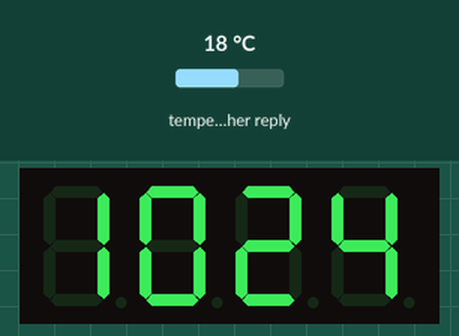
Bench run of a sketch on a simulated ESP8266 (NodeMCU). On the bench: 4-digit seven-segment display. The inputs (shaded band) are chosen by the test bench; at power-on: temperature in the weather reply 18 °C. WiFi joins after 1.5 s; servers stay silent unless stated; network time is answered at once with the bench clock; the local clock reads 2024-03-15 10:24:30 at power-on unless the sketch sets it; web services answer with replies made up by the test bench; what the sketch prints to the serial monitor is not drawn.

Above: at 1.8 s.

The sketch:

reloj_NTP_ESP8266.ino
```cpp
#include <ESP8266WiFi.h>
#include <WiFiClient.h>
#include <ESP8266HTTPClient.h>
#include <NTPClient.h>
#include <WiFiUDP.h>
#include <ArduinoJson.h>

#include "TM1637.h"
//#include <TM1637Display.h>


TM1637 tm1637(0, 2);              // CLK, DIO (D6, D5)
//TM1637Display display(0, 2);


#define NTP_OFFSET   0 * 60 * 60 // In seconds
#define NTP_INTERVAL 60 * 1000 // In miliseconds
#define NTP_ADDRESS  "es.pool.ntp.org"

#define brightness 4

#define JSON_BUFF_DIMENSION 2500

const int LED = 0;
char ssid[] = "Wireless-N";             //  your network SSID (name)
char pass[] = "z123456z";         // your network password
//char ssid[] = "WLAN_BF";             //  your network SSID (name)
//char pass[] = "Z404A03CF9CBF";         // your network password


byte hour, minute, second;
boolean point;
String hora;
String minuto;
const long timerUpdate = 60L;  //medio minuto
const long timer5seg = 20 ;    //5 seg
bool  flagUpdate = false;
bool flagUpdate5seg = false;
bool flag1hora = false;
bool tarea = false;
int valorH;
int valorM;
int temperatura;
String text;
const char server[] = "api.openweathermap.org";
int jsonend = 0;
boolean startJson = false;
int timezone;


// A UDP instance to let us send and receive packets over UDP
WiFiUDP ntpUDP;
NTPClient timeClient(ntpUDP, NTP_ADDRESS, NTP_OFFSET, NTP_INTERVAL);

WiFiClient client;


//************************************************************************************************
void TimingISR()
{
  static long cntTemp = 0L;
  static long cntT5seg = 0L;
  static long cntT1hora = 0L;


  //digitalWrite(LED_BUILTIN, !digitalRead(LED_BUILTIN));

  point = !point;

  if (++cntT1hora > 7200 )  //7200
  {
    flag1hora = true;

    cntT1hora = 0;
  }

  if (++cntTemp > timerUpdate)
  {
    flagUpdate = true;

    cntTemp = 0L;
  }

  if (++cntT5seg > timer5seg)
  {
    flagUpdate5seg = true;

    cntT5seg = 0L;
  }

  timer0_write(ESP.getCycleCount() + 40000000L); // 80MHz == 1sec

}
//*********************************************************************************************************

void setup()
{
  pinMode(LED_BUILTIN, OUTPUT);
  Serial.begin(115200);

  tm1637.set(5);
  tm1637.init(D4036B);               ///tm1637

  //display.setBrightness(0x0f);
  // display.showNumberDec(8888);  //debug

  Serial.println();

  // We start by connecting to a WiFi network
  Serial.print("Connecting to ");
  Serial.println(ssid);
  WiFi.begin(ssid, pass);
  WiFi.mode(WIFI_STA);

  int timeout = 0;
  while (WiFi.status() != WL_CONNECTED)
  {
    delay(500);
    Serial.print("*");

    if (++timeout > 100)
    {
      Serial.println("Sin Conexion WIFI");
      ESP.reset();
    }
  }


Serial.println("");

Serial.println("WiFi connected");
Serial.println("IP address: ");
Serial.println(WiFi.localIP());


reqOpenweather();


timeClient.begin();
timeClient.setTimeOffset(timezone);
//timeClient.setTimeOffset(3600);
dameHora();


noInterrupts();
timer0_isr_init();
timer0_attachInterrupt(TimingISR);
timer0_write(ESP.getCycleCount() + 40000000L); // 80MHz == 1sec
interrupts();
}

//*******************************************************************************************************
void reqOpenweather() {


  HTTPClient http;  //Object of class HTTPClient
  http.begin("http://api.openweathermap.org/data/2.5/weather?q=sevilla,ES&APPID=c2ecf0a83c555c2054704fd94ff29f9e&units=metric");
  int httpCode = http.GET();
  //Check the returning code
  if (httpCode > 0) {

    Serial.println(http.getString());
    const size_t capacity = JSON_ARRAY_SIZE(1) + 2 * JSON_OBJECT_SIZE(1) + 2 * JSON_OBJECT_SIZE(2) + JSON_OBJECT_SIZE(4) + JSON_OBJECT_SIZE(5) + JSON_OBJECT_SIZE(6) + JSON_OBJECT_SIZE(14) + 290;
    DynamicJsonDocument doc(capacity);

    DeserializationError error = deserializeJson(doc, http.getString());

    if (error) {
      Serial.print(F("deserializeJson() failed: "));
      Serial.println(error.c_str());
      return;
    }

    JsonObject main = doc["main"];
    temperatura = main["temp"];
    timezone = doc["timezone"];

    Serial.println(temperatura + "," + timezone);


    http.end();
  }

  else {
    // if no connction was made:
    Serial.println("connection failed");
    return;
  }
}

//*********************************************************************************************************
void dameHora() {

  timeClient.update();
  String formattedTime = timeClient.getFormattedTime();
  // Serial.println(formattedTime);

  int split = formattedTime.indexOf(":");
  hora = formattedTime.substring(0, split);
  minuto = formattedTime.substring(split + 1, split + 3);
  // Serial.println("Hora Actual: " + hora + ":" + minuto);

  valorH = String(hora).toInt();
  valorM =  String(minuto).toInt();

}


//*******************************************************************************************************

void loop() {

  int8_t TimeDisp[4];

  if (flagUpdate ) {  //cada minuto

    dameHora();


    flagUpdate = false;

  }

  if (flag1hora) {

    reqOpenweather();

    flag1hora = false;
  }

  if (flagUpdate5seg) {

    //  Serial.println("5 seg");
    tarea = !tarea;
    flagUpdate5seg = false;
  }

  switch (tarea) {

    case 0:

      tm1637.point(point);
      TimeDisp[0] = valorH / 10;
      TimeDisp[1] = valorH % 10;
      TimeDisp[2] = valorM  / 10;
      TimeDisp[3] = valorM  % 10;

      tm1637.display(TimeDisp);
      break;
    case 1:
      tm1637.point(0);
      TimeDisp[0] = temperatura / 10;
      TimeDisp[1] = temperatura % 10;
      TimeDisp[2] = 16;
      TimeDisp[3] = 12;  //es el indice en el array static int8_t TubeTab[] en TM1637.cpp
      tm1637.display(TimeDisp);
      break ;

    default: break;
  }

}
```
